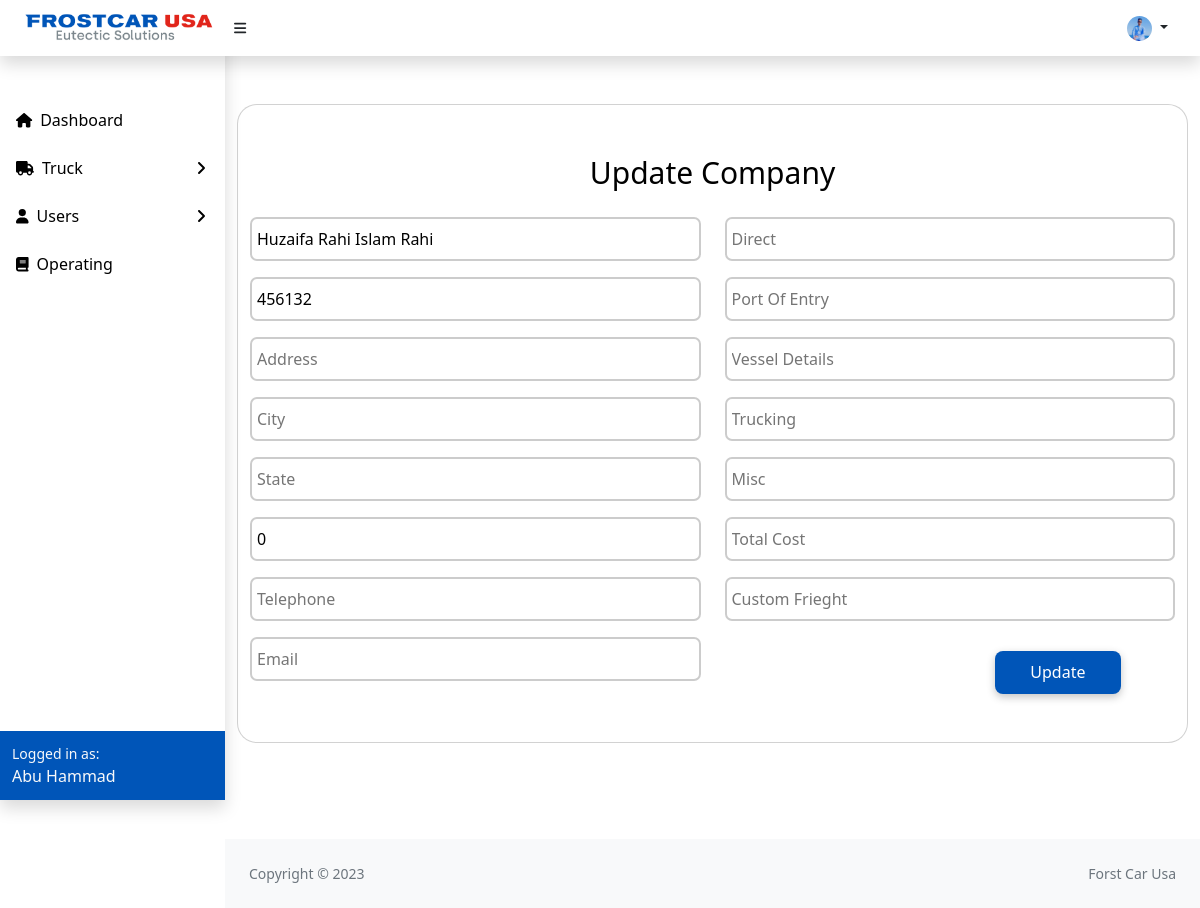
Page /edit_company.php?editid=14 (signed in) on the committed database.
### tables this page shows
CREATE TABLE `importer_details` (
  `importer_id` int(10) NOT NULL,
  `company_name` varchar(255) NOT NULL,
  `company_contact` varchar(50) DEFAULT NULL,
  `company_address` varchar(255) DEFAULT NULL,
  `company_city` varchar(255) DEFAULT NULL,
  `company_state` varchar(255) DEFAULT NULL,
  `company_zipcode` int(10) DEFAULT NULL,
  `company_telephone` varchar(50) DEFAULT NULL,
  `company_email` varchar(50) DEFAULT NULL,
  `company_direct` varchar(255) DEFAULT NULL,
  `company_port_of_entry` varchar(255) DEFAULT NULL,
  `company_vessel_detail` varchar(255) DEFAULT NULL,
  `company_trucking` varchar(255) DEFAULT NULL,
  `company_misc` varchar(255) DEFAULT NULL,
  `total_cost` varchar(255) DEFAULT NULL,
  `custom_frieght` varchar(255) DEFAULT NULL,
  `added_on` datetime DEFAULT NULL,
  `added_by` varchar(255) DEFAULT NULL,
  `updated_on` datetime DEFAULT NULL,
  `updated_by` varchar(255) DEFAULT NULL
);

### function/function.inc.php (called while the page is built, shortened)
<?php
include "./config/config.php";
function getByID($table, $id)
{
   global $conn;
   $query = "SELECT * FROM $table where importer_id='$id'";
   return $query_run = mysqli_query($conn, $query);
};
?>

### edit_company.php (the view, shortened to what this page needs)
<?php
require './function/function.inc.php';
include "./includes/header.php";
include "./includes/navbar.php";
include "./includes/sidebar.php";
?>
<div class="container-fluid">
    <div class="row my-5">
        <?php
        if (isset($_GET['editid'])) {
            $id = $_GET['editid'];
            $company = getByID("importer_details", $id);
            if (mysqli_num_rows($company) > 0) {
                $data = mysqli_fetch_array($company);
        ?>
                <div class="col-lg-12 course-card pb-5">
                    <div class="card mein-card mb-5">
                        <h3 class=" font-inter text-center  my-3">Update Company</h3>
                        <div class="container-fluid">
                            <form action="add_company_code.php" method="post">
                                <div class="row">
                                    <div class="col-lg-6">
                                        <div class="in">
                                            <input type="text" name="company_name" value="<?= $data['company_name']; ?>" class=" inputDesign w-100 py-2 mt-3" placeholder="Company Name">
                                        </div>
                                        <div class="in">
                                            <input type="text" name="company_contact" value="<?= $data['company_contact']; ?>" class=" inputDesign w-100 py-2 mt-3" placeholder="Contact Number ">
                                        </div>
                                        <div class="in">
                                            <input type="text" name="company_address" value="<?= $data['company_address']; ?>" class=" inputDesign w-100 py-2 mt-3" placeholder="Address">
                                        </div>
                                        <div class="in">
                                            <input type="text" name="company_city" value="<?= $data['company_city']; ?>" class=" inputDesign w-100 py-2 mt-3" placeholder="City">
                                        </div>
                                        <div class="in">
                                            <input type="text" name="company_state" value="<?= $data['company_state']; ?>" class=" inputDesign w-100 py-2 mt-3" placeholder="State ">
                                        </div>
                                        <div class="in">
                                            <input type="text" name="company_zipcode" value="<?= $data['company_zipcode']; ?>" class=" inputDesign w-100 py-2 mt-3" placeholder="Zip Code ">
                                        </div>
                                        <div class="in">
                                            <input type="text" name="company_telephone" value="<?= $data['company_telephone']; ?>" class=" inputDesign w-100 py-2 mt-3" placeholder="Telephone ">
                                        </div>
                                        <div class="in">
                                            <input type="email" name="company_email" value="<?= $data['company_email']; ?>" class=" inputDesign w-100 py-2 mt-3" placeholder="Email ">
                                        </div>
                                    </div>
                                    <div class="col-lg-6">
                                        <div class="in">
                                            <input type="text" name="company_direct" value="<?= $data['company_direct']; ?>" class=" inputDesign w-100 py-2 mt-3" placeholder="Direct ">
                                        </div>
                                        <div class="in">
                                            <input type="text" name="company_port" value="<?= $data['company_port_of_entry']; ?>" class=" inputDesign w-100 py-2 mt-3" placeholder="Port Of Entry ">
                                        </div>
                                        <div class="in">
                                            <input type="text" name="company_vessel" value="<?= $data['company_vessel_detail']; ?>" class=" inputDesign w-100 py-2 mt-3" placeholder="Vessel Details">
                                        </div>
                                        <div class="in">
                                            <input type="text" name="company_trucking" value="<?= $data['company_trucking']; ?>" class=" inputDesign w-100 py-2 mt-3" placeholder="Trucking">
                                        </div>
                                        <div class="in">
                                            <input type="text" name="company_misc" value="<?= $data['company_misc']; ?>" class=" inputDesign w-100 py-2 mt-3" placeholder="Misc">
                                        </div>
                                        <div class="in">
                                            <input type="text" name="total_cost" value="<?= $data['total_cost']; ?>" class=" inputDesign w-100 py-2 mt-3" placeholder="Total Cost">
                                        </div>
                                        <div class="in">
                                            <input type="text" name="custom_frieght" value="<?= $data['custom_frieght']; ?>" class=" inputDesign w-100 py-2 mt-3" placeholder="Custom Frieght">
                                        </div>
                                        <button type="submit" name="update_company_btn" class="save py-2">Update</button>
                                    </div>
                                </div>
                            </form>
                        </div>
                    </div>
                </div>
        <?php } else {
                echo "company not found";
            }
        } else {
            echo '
            <p class="mx-5"></p></p>id messing from url</p>
            ';
        }
        ?>
    </div>
</div>
<?php
include "./includes/footer.php";
?>

### includes/navbar.php (shortened to what this page needs)
<?php
global $conn;
?>
<?php
$select = "SELECT * FROM `admin_users` WHERE `user_email` = '{$_SESSION['user_email']}'";
$result = mysqli_query($conn, $select);
while ($row = mysqli_fetch_assoc($result)) {
?>
    <ul class="navbar-nav  ms-auto me-0 me-md-3 my-2 my-md-0   ms-md-0 me-3 me-lg-4">
        <li class="nav-item dropdown">
            <a class="nav-link dropdown-toggle text-dark " id="navbarDropdown" href="#" role="button" data-bs-toggle="dropdown" aria-expanded="false">
                <img class="rounded-circle" height="25" width="25" src="media/user_images/<?php echo $_SESSION['user_image']; ?>" alt="">
            </a>
        </li>
    <?php } ?>
    </ul>
    </nav>

### css/main.css (style rules this page uses)
.mein-card { height: 100%; border-radius: 20px; }
.save { color: white; background-color: #0055B8; box-shadow: rgba(0, 0, 0, 0.24) 0px 3px 8px; width: 28%; border: none; height: 43px; line-height: 13px; border-radius: 8px; margin-top: 30px; margin-left: 60%; }
.font-inter { color: black; font-weight: 500; font-size: 30px; line-height: 24px; padding-top: 40px; }
.inputDesign { padding: 5px; border: 2px solid #ccc; border-radius: 7px; font-size: 16px; outline: none; }

### rows in the picture
importer_details: company_name "Huzaifa Rahi Islam Rahi", company_contact "456132", company_zipcode "0"

### other values in the picture
$_SESSION['user_fullname'] "Abu Hammad"
